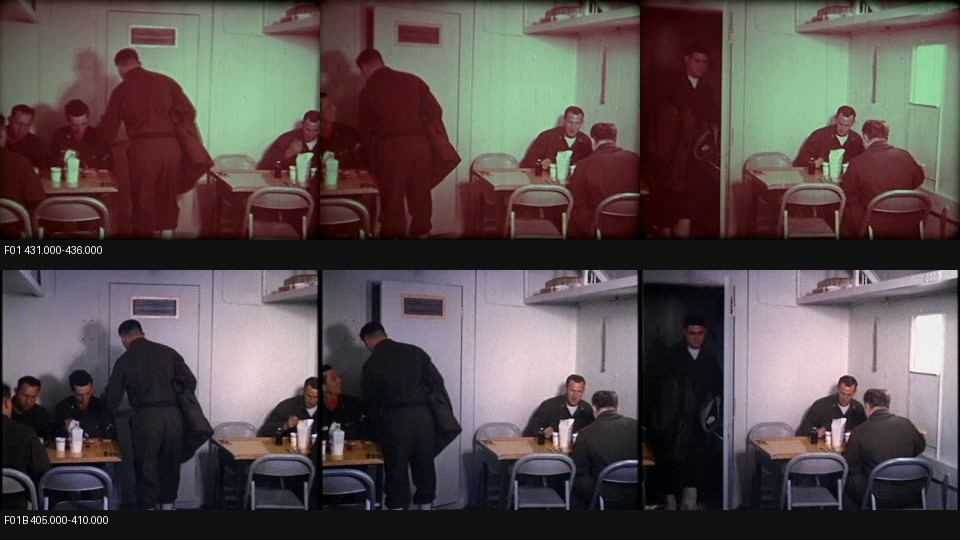
#> input picture CAMP_CENTURY/ARCHIVE/STAGE06_DELIVERY_2026-10-26/evidence/DUPLICATE_F01_F01B.jpg, 960 x 540 px
$ python -i full_v4_build.py   (imports and definitions only)
#> lines starting #> are read from the running program, lines starting #| are printed output that depends on the picture; after the words box and inside, x2 and y2 are one past the last pixel; in counts of white or black regions, pixels touching at a corner belong together
import csv, json, os, re, subprocess, wave
from pathlib import Path
from collections import Counter
from PIL import Image, ImageEnhance, ImageOps, ImageFilter
import numpy as np
import cv2

FPS=30
W,H=960,540
CUT=82.6
END=1236.506

# [1 line that did not run here, left out]
# [1 line that did not run here, left out]
# [1 line that did not run here, left out]
# [1 line that did not run here, left out]
# [1 line that did not run here, left out]
# [1 line that did not run here, left out]
# [1 line that did not run here, left out]
# [1 line that did not run here, left out]
# [1 line not run here, left out]

C={'charcoal':(23,26,28),'paper':(230,221,200),'matte':(188,179,160)}

ARCHIVE_MAP={
 'AR-A01':'AR-A01__*','AR-A03':'AR-A03__*','AR-A04':'AR-A04__*',
 'AR-CH54-1':'AR-CH54-1__*','AR-CH54-2':'AR-CH54-2__*','AR-CH54-3':'AR-CH54-3__*',
 'AR-DEW-BARTER':'AR-DEW-BARTER__*','AR-DEW-MAP':'AR-DEW-MAP__*','AR-DEW-RADAR':'AR-DEW-RADAR__*',
 'AR-SNO':'AR-SNO__*','AR-OTTER1':'AR-OTTER1__*','AR-OTTER2':'AR-OTTER2__*','AR-PATENT':'AR-PATENT__*'
}
NEW_ASSETS={
 'V2-PWR':'V2_POWERTRAIN.png','V2-DIST':'V2_DISTRIBUTION.png','V2-PRED1':'V2_PREDECESSOR_EARLY.png',
 'V2-PRED2':'V2_PREDECESSOR_MIL.png','V2-STEER':'V2_STEER_FOLLOW.png','V2-TRAC':'V2_TRACTION.png',
 'V2-YUMA':'V2_YUMA_OBSERVERS.png','V2-DUNE':'V2_DUNE.png','V2-CARGO':'V2_CARGO.png','V2-LEGACY':'V2_LEGACY.png',
 'V2-EHERO':'V2_ELECTRIC_HERO.png','V2-NUKE':'V2_NUCLEAR_CONCEPT.png','V2-INTERIOR':'V2_CONTROL_INTERIOR.png',
 'V3-PRED':'V3_PREDECESSOR.png','V3-YUMA':'V3_YUMA_TEST.png','V3-DUNE':'V3_DUNE_LIMIT.png','V3-LEGACY':'V3_LEGACY.png',
 'V3-ASSEMBLY':'V3_ASSEMBLY.png','V3-COUPLING':'V3_COUPLING.png','V3-TOPDOWN':'V3_TOPDOWN.png','V3-CARGOLOAD':'V3_CARGOLOAD.png',
 'V3-CREW':'V3_CREW.png','V3-WHEEL':'V3_WHEEL_MOTION.png','V3-RANGE':'V3_RANGE.png','V3-LEGACYDETAIL':'V3_LEGACY_DETAIL.png',
 'V3-EMPTY':'V3_EMPTY_YUMA.png','V3-HELILOAD':'V3_HELI_LOAD.png',
 'V4-STEER-TRACKS':'V4_STEER_TRACKS.png','V4-STEER-JOINT':'V4_STEER_JOINT.png','V4-DRIVER':'V4_DRIVER.png',
 'V4-WHEEL':'V4_WHEEL_ALT.png','V4-ASSEMBLY':'V4_ASSEMBLY_ALT.png','V4-CARGO':'V4_CARGO_ALT.png',
 'V4-RANGE':'V4_RANGE_ALT.png','V4-NUKE':'V4_NUKE_TECH.png','V4-HELI':'V4_HELI_CARGO.png',
 'V4-SURVIVOR-INTERIOR':'V4_SURVIVOR_INTERIOR.png','V4-SURVIVOR-DETAIL':'V4_SURVIVOR_DETAIL.png',
 'V4-EMPTY-END':'V4_EMPTY_END.png'
}

# [56 lines left out: functions archive_path, pdf_page, src_path, fit_cover, fit_inside, grade, not called in this run]


def _rust_rect_mask(im):
    arr=np.asarray(im.convert('RGB'))
    hsv=cv2.cvtColor(arr,cv2.COLOR_RGB2HSV)
    raw=cv2.inRange(hsv,np.array([0,75,45],dtype=np.uint8),np.array([23,255,235],dtype=np.uint8))
    n,labels,stats,_=cv2.connectedComponentsWithStats(raw,8)
    out=np.zeros(raw.shape,dtype=np.uint8)
    hh,ww=raw.shape
    for i in range(1,n):
        x,y,w,h,area=[int(v) for v in stats[i]]
        if area<650 or w<22 or h<18: continue
        fill=area/max(1,w*h)
        near_edge=(x<ww*.18 or y<hh*.18 or x+w>ww*.82 or y+h>hh*.82)
        not_huge=(w<ww*.42 and h<hh*.48)
        if fill<.76 or not near_edge or not not_huge: continue
        pix=arr[labels==i]
        if len(pix)==0 or float(np.std(pix))>36: continue
        comp=np.uint8(labels==i)*255
        contours,_=cv2.findContours(comp,cv2.RETR_EXTERNAL,cv2.CHAIN_APPROX_SIMPLE)
        if not contours: continue
        cnt=max(contours,key=cv2.contourArea)
        peri=cv2.arcLength(cnt,True)
        approx=cv2.approxPolyDP(cnt,.035*peri,True)
        if len(approx)!=4: continue
        out[labels==i]=255
    if out.max():
        out=cv2.dilate(out,np.ones((9,9),np.uint8),iterations=1)
    return out

def clean_baked_rust_blocks(im):
    arr=np.asarray(im.convert('RGB')).copy()
    for _ in range(3):
        cur=Image.fromarray(arr)
        mask=_rust_rect_mask(cur)
        if not mask.max(): break
        arr=cv2.inpaint(arr,mask,7,cv2.INPAINT_TELEA)
    return Image.fromarray(arr)

# [48 lines left out: functions doc_evidence, variant_image, ch54_composite, not called in this run]

CHAPTERS=[
('WHEN THE ROAD ENDS',82.600,200.699,[
 ('AR-DEW-MAP','inside',7,'chapter_road',1),('AR-DEW-BARTER','wide',7,'',1),('AR-DEW-RADAR','wide',7,'',1),
 ('WC-R01','wide',6,'road_end',1),('WC-R01','detail_right',4,'',1),('WC-R02','wide',8,'road_gap',1),
 ('WC-R02','detail_left',5,'',1),('V2-PRED1','wide',7,'recon',1),('WC-R03','wide',8,'solution',1),
 ('AR-DEW-MAP','detail',6,'map_isolation',1),('AR-DEW-BARTER','detail_left',5,'',1),('WC-R03','detail_right',5,'',1),
 ('AR-DEW-RADAR','detail',5,'',1),('WC-R01','left',5,'',1),('WC-R03','right',8,'',1),('AR-DEW-RADAR','wide',7,'',1)
]),
('THE ELECTRIC WHEEL',200.699,306.965,[
 ('AR-PATENT','inside',6,'chapter_electric',1),('WA-01','wide',6,'',1),('WA-07R','wide',5,'',1),('V2-PWR','wide',7,'electric_powertrain',1),
 ('WA-02','wide',6,'',1),('V2-EHERO','wide',8,'electric_distribution',1),('WA-08','wide',5,'',1),('V2-DIST','wide',7,'electric_distribution',1),
 ('WA-09','wide',6,'wheel_motor',1),('V2-TRAC','wide',5,'',1),('AR-PATENT','doc_mid',4,'patent_detail',1),('WA-10','wide',8,'',1),
 ('V2-EHERO','detail_left',5,'',1),('WA-09','detail',4,'wheel_motor',1),('V2-PWR','detail_right',5,'electric_powertrain',1)
]),
('BIGGER AND BIGGER',306.965,399.491,[
 ('V3-PRED','wide',6,'chapter_bigger',1),('AR-SNO','wide',5,'sno_once',1),('V4-ASSEMBLY','wide',6,'human_scale',1),
 ('V3-COUPLING','detail',5,'mechanical_detail',1),('V2-PRED2','wide',6,'recon',1),('V4-WHEEL','detail',5,'mechanical_detail',1),
 ('V2-PRED1','wide',6,'recon',1),('V4-CARGO','wide',6,'operation',1),('V3-CREW','wide',5,'crew_scale',1),
 ('V3-EMPTY','wide',5,'range_context',1),('V3-TOPDOWN','wide',6,'scale_geometry',1),('WB-L02','wide',6,'tc497_arrives',1),
 ('V4-ASSEMBLY','detail_left',5,'human_scale',1),('V4-CARGO','detail_right',5,'operation',1),('V4-WHEEL','detail_right',5,'mechanical_detail',1),
 ('V3-PRED','detail_left',5,'recon',1)
]),
('THE 572-FOOT MACHINE',399.491,525.453,[
 ('AR-A01','wide',5,'chapter_572',1),('ST-572','wide',6,'scale_572',1),('V3-TOPDOWN','detail',5,'scale_geometry',1),
 ('WB-L05','detail',5,'wheels_54',1),('V3-CREW','detail',4,'crew_scale',1),('V3-CARGOLOAD','wide',5,'cargo',1),
 ('V3-RANGE','wide',5,'range_context',1),('V3-ASSEMBLY','wide',5,'human_scale',1),('V3-WHEEL','detail',4,'mechanical_detail',1),
 ('V4-STEER-JOINT','detail_left',4,'mechanical_detail',1),('V2-CARGO','wide',5,'cargo',1),('WA-09','detail',4,'wheel_motor',1),
 ('V2-TRAC','wide',5,'distributed_traction',1),('WB-L02','detail_left',5,'full_machine',1),('V2-DIST','detail_right',5,'electric_distribution',1),
 ('V4-ASSEMBLY','detail_right',4,'human_scale',1),('V4-DRIVER','detail_left',4,'crew_scale',1),
 ('V3-CARGOLOAD','detail',4,'cargo',1),('V3-RANGE','detail',5,'range_context',1)
]),
('HOW DO YOU DRIVE 572 FEET?',525.453,663.014,[
 ('V4-STEER-TRACKS','wide',6,'chapter_steer',1),('AR-OTTER1','doc_mid',5,'otter',1),('V4-STEER-JOINT','detail',5,'mechanical_detail',1),
 ('V2-STEER','wide',6,'closer_follow',1),('V2-TRAC','detail_left',5,'distributed_traction',1),('V3-TOPDOWN','detail_right',5,'scale_geometry',1),
 ('V4-STEER-TRACKS','detail',5,'closer_follow',1),('AR-OTTER2','doc_upper',5,'otter',8),('V4-DRIVER','wide',5,'crew_scale',1),
 ('V2-STEER','detail_left',5,'closer_follow',1),('V3-YUMA','wide',6,'yuma_test',1),('V3-WHEEL','detail_left',4,'test_mechanics',1),
 ('V3-CREW','detail_right',4,'crew_scale',1),('V3-ASSEMBLY','detail_right',4,'human_scale',1),('AR-OTTER1','doc_lower',5,'otter',1),
 ('AR-OTTER2','doc_mid',5,'evidence_crop',8),('V3-COUPLING','detail_left',4,'mechanical_detail',1),('AR-OTTER1','doc_center',5,'evidence_crop',1),
 ('V4-RANGE','detail_right',5,'range_context',1)
]),
('NUCLEAR — RETENTION BEAT',663.014,750.184,[
 ('V2-PWR','wide',6,'chapter_nuclear_actual',1),('V4-NUKE','wide',7,'nuclear_concept',1),('WA-01','detail_left',5,'actual_gas_turbines',1),
 ('V4-NUKE','detail_right',6,'nuclear_concept',1),('V2-DIST','detail',6,'nuclear_distribution',1),('WA-02','detail_right',5,'actual_gas_turbines',1),
 ('V2-NUKE','wide',6,'nuclear_concept',1),('V2-EHERO','detail_right',5,'actual_gas_turbines',1),('WA-07R','detail',5,'actual_gas_turbines',1),
 ('V2-NUKE','detail_left',5,'nuclear_unbuilt',1),('WA-08','detail',5,'actual_gas_turbines',1),('WA-10','detail_left',5,'actual_gas_turbines',1)
]),
('YUMA',750.184,822.857,[
 ('AR-OTTER1','doc_upper',5,'chapter_yuma',1),('V3-YUMA','detail_right',6,'yuma_test',1),('V2-YUMA','wide',6,'yuma_test',1),
 ('AR-OTTER2','doc_center',5,'otter',26),('V3-DUNE','wide',6,'dune_setup',1),('V2-DUNE','detail_right',5,'dune_setup',1),
 ('V4-RANGE','wide',5,'range_context',1),('V2-CARGO','detail_left',5,'operation',1),('V2-YUMA','detail_right',5,'yuma_test',1)
]),
('TEST RESULTS',822.857,915.853,[
 ('AR-OTTER2','doc_upper',4,'chapter_tests',26),('AR-OTTER2','doc_mid',4,'evidence_crop',26),('V3-YUMA','detail_left',5,'yuma_test',1),
 ('WB-L05','detail_right',4,'test_mechanics',1),('AR-OTTER2','doc_mid',4,'otter_limit',47),('V3-DUNE','wide',5,'dune_limit',1),
 ('V2-DUNE','detail_right',4,'dune_limit',1),('V2-YUMA','wide',5,'yuma_test',1),('AR-OTTER2','doc_lower',4,'evidence_crop',26),
 ('V3-COUPLING','detail',4,'mechanical_detail',1),('V3-DUNE','detail_left',4,'dune_limit',1),('AR-OTTER2','doc_center',5,'evidence_crop',47),
 ('AR-OTTER2','doc_upper',4,'evidence_crop',47),('V4-STEER-JOINT','detail_left',4,'mechanical_detail',1),('V2-DUNE','wide',5,'dune_limit',1)
]),
('IT WORKED',915.853,1002.057,[
 ('V4-WHEEL','wide',5,'metric_speed',1),('V4-RANGE','wide',5,'metric_range',1),('V4-CARGO','wide',5,'metric_cargo',1),
 ('V4-DRIVER','detail_right',5,'metric_crew',1),('AR-OTTER2','doc_center',4,'evidence_crop',26),('ST-572','detail_left',5,'scale_geometry',1),
 ('V3-CARGOLOAD','detail_right',5,'cargo',1),('V3-RANGE','detail_left',5,'range_context',1),('V3-ASSEMBLY','detail_left',4,'human_scale',1),
 ('WB-L05','detail_left',4,'operational_motion',1),('V2-CARGO','detail',5,'cargo',1),('WA-10','detail_right',4,'distributed_traction',1)
]),
('DEFEATED BY THE SKY',1002.057,1115.376,[
 ('AR-CH54-1','wide',5,'chapter_sky',1),('V4-HELI','wide',6,'heli_operation',1),('WC-D02','wide',5,'',1),
 ('ST-SKY','wide',6,'sky_shift',1),('AR-CH54-2','wide',5,'archive_heli',1),('V4-HELI','detail_left',5,'heli_operation',1),
 ('WC-D04','wide',5,'',1),('AR-CH54-3','wide',5,'archive_heli',1),('WC-D02','detail_left',5,'ground_context',1),
 ('WC-D01','wide',5,'',1),('AR-CH54-2','detail',4,'archive_heli',1),('WC-D04','detail_right',4,'',1),
 ('AR-CH54-3','detail',4,'archive_heli',1),('WC-D01','right',5,'sky_payoff',1)
]),
('EPILOGUE — THE LAST CAR',1115.376,1173.420,[
 ('AR-A03','wide',5,'chapter_lastcar',1),('V3-LEGACY','wide',5,'legacy',1),('V4-SURVIVOR-DETAIL','wide',4,'legacy_detail',1),
 ('V4-SURVIVOR-INTERIOR','wide',5,'legacy_interior',1),('V3-LEGACYDETAIL','detail_right',4,'legacy_detail',1),
 ('V4-EMPTY-END','wide',5,'aftermath',1),('V4-SURVIVOR-DETAIL','detail_left',4,'legacy_detail',1),
 ('V4-SURVIVOR-INTERIOR','detail_left',4,'legacy_interior',1),('V3-EMPTY','detail',5,'aftermath',1)
]),
('ENDING / CTA',1173.420,1236.506,[
 ('V3-EMPTY','wide',5,'chapter_end',1),('V3-LEGACYDETAIL','wide',4,'legacy_detail',1),('AR-A03','detail',4,'archive_survivor',1),
 ('V4-SURVIVOR-INTERIOR','detail_right',4,'legacy_interior',1),('V4-EMPTY-END','detail_left',5,'aftermath',1),
 ('V3-LEGACY','detail_left',4,'legacy',1),('V4-SURVIVOR-DETAIL','detail_right',4,'legacy_detail',1),
 ('V4-EMPTY-END','wide',9,'final_plate',1)
])]

# [12 lines left out: function make_state_image, not called in this run]

def render_segment(img,dur,out):
    frames=max(2,round(dur*FPS))
    subprocess.run(['ffmpeg','-y','-loglevel','error','-framerate',str(FPS),'-loop','1','-i',str(img),'-vf','scale=960:540,format=yuv420p','-frames:v',str(frames),'-an','-c:v','libx264','-preset','veryfast','-crf','19','-pix_fmt','yuv420p',str(out)],check=True)


FULL_TC497={'AR-A01','ST-572','WB-L02','WB-L03','WB-L06','ST-STEER','WC-Y01','WD-T01','WD-T02','WD-T03','WD-W01','WD-W02','WD-W03','WC-D01','ST-LAST','WD-LC01','WD-LC02','WD-LC03'}
BLACKLISTED_LEGACY={'WA-03','WA-04R','WA-05','ST-STEER','WB-N01','WB-N03','WB-N04','AR-A04','V3-HELILOAD'}
# [228 lines left out: functions visual_category, build_rest, _caption_normalize, build_captions, _slow_noise, build_score and 1 more, not called in this run]


# [3 lines not run here, left out]

>>> from PIL import Image
>>> picture = Image.open('../../CAMP_CENTURY/ARCHIVE/STAGE06_DELIVERY_2026-10-26/evidence/DUPLICATE_F01_F01B.jpg')
#> picture is the input picture: PIL image 960x540 RGB; mean R, G, B 88.7, 78.7, 78.1
>>> result = clean_baked_rust_blocks(picture)
#> the loop in clean_baked_rust_blocks, `for _ in range(3):` made 1 pass
#> n in _rust_rect_mask on pass 1: 380
#> pass 1, in _rust_rect_mask, `raw=cv2.inRange(hsv,np.array([0,75,45],dtype=np.uint8),np.array([23,25..`:
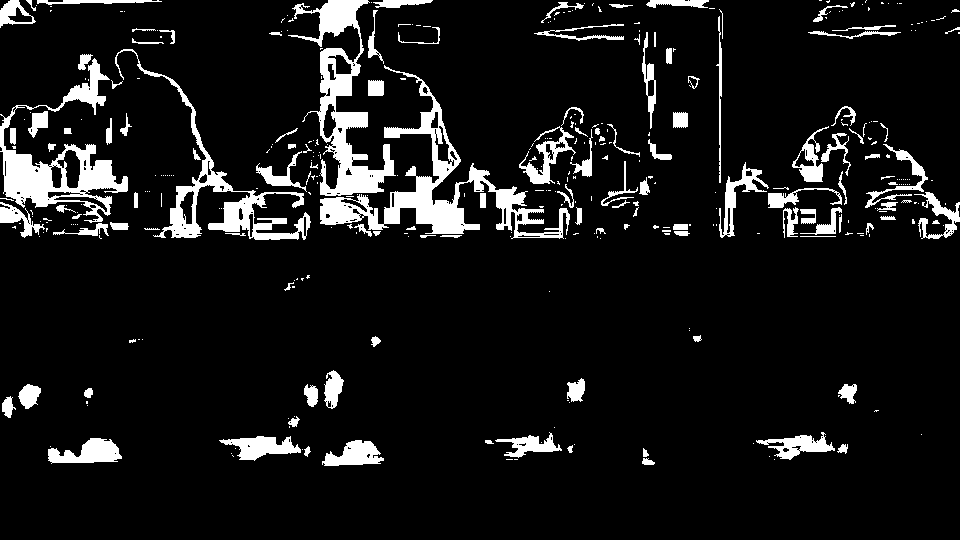
#> raw: shape (540, 960); 9% white; 379 white regions (257 under 20 px), largest, box (x1, y1, x2, y2) and area: (320, 65, 570, 239) 7490, (288, 0, 396, 196) 6000, (0, 58, 128, 223) 5616
#> pass 1, in _rust_rect_mask, `n,labels,stats,_=cv2.connectedComponentsWithStats(raw,8)`:
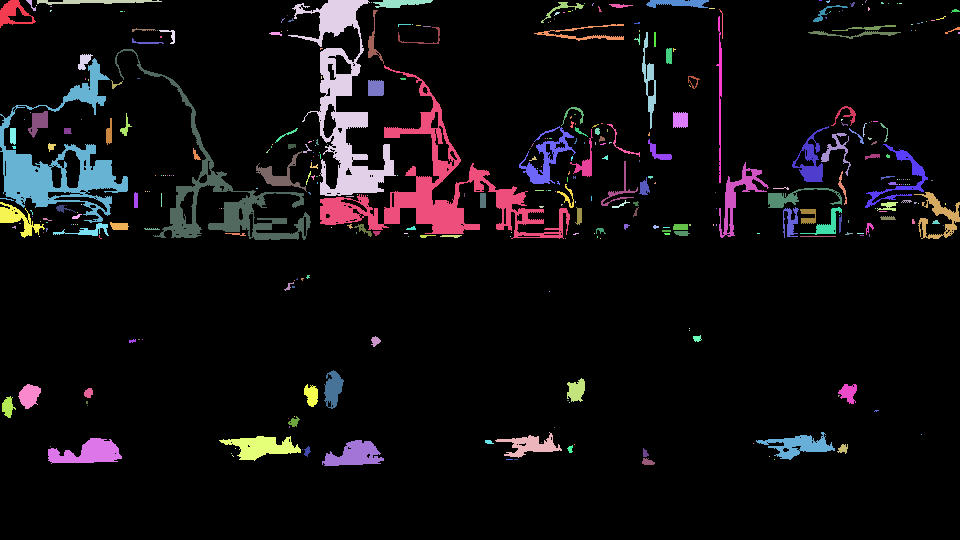
#> labels: shape (540, 960) int32; 380 distinct labels, from 0 to 379; one colour per label, 0 black
